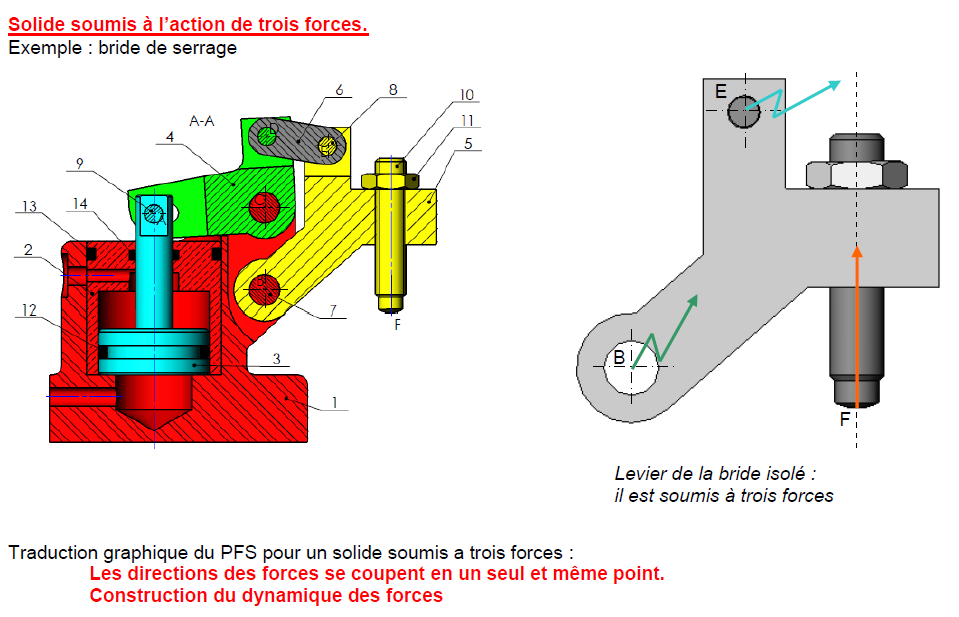
#> input picture src/images/originaux/g-cours-003.png, 959 x 617 px, given in place of n3-deux-forces.png, which was not available
$ python preparer-images-n3.py
#> lines starting #> are read from the running program, lines starting #| are printed output that depends on the picture; pictures that were not available may be replaced by others from this repository, and a replacement may not be noted
#!/usr/bin/env python3
# -*- coding: utf-8 -*-
"""Prépare les figures du niveau 3 (cours de statique analytique, exercices 3.1 à 3.3).

    python3 outils/preparer-images-n3.py     # à relancer seulement si src/images/originaux/n3-* change (Pillow)

Entrées : figures extraites de la séquence « Statique analytique » (src/images/originaux/n3-*.png).
Sorties : figures quantifiées intégrées aux pages (src/images/n3-*.png), vignettes des cartes de
l'accueil en 480 × 270 (src/images/carte-*.jpg) et fonds blancs des graphes de liaisons à tracer.
"""
import pathlib

from PIL import Image, ImageDraw

ROOT = pathlib.Path(__file__).resolve().parent.parent
ORIG = ROOT / "src" / "images" / "originaux"
OUT = ROOT / "src" / "images"


def ouvrir(nom):
#> called with nom = 'n3-deux-forces'
    im = Image.open(ORIG / f"{nom}.png").convert("RGB")
#> im is the input picture: PIL image 959x617 RGB; mean R, G, B 230.7, 221.6, 212.9
    return im


def figure(im, nom, largeur_max=900, couleurs=128):
#> called with nom = 'n3-deux-forces', largeur_max = 380, couleurs = 128
    if im.width > largeur_max:
        im = im.resize((largeur_max, round(im.height * largeur_max / im.width)), Image.LANCZOS)
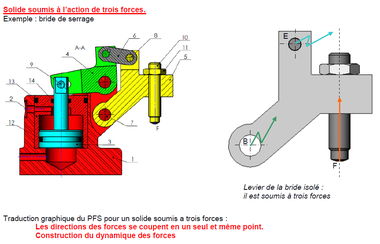
#> im: PIL image 380x244 RGB; mean R, G, B 230.1, 221, 212.5
    q = im.quantize(colors=couleurs, method=Image.MEDIANCUT, dither=Image.NONE)
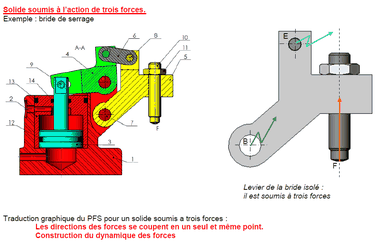
#> q: PIL image 380x244 P; mean R, G, B 230.2, 221.4, 212.4
    q.save(OUT / f"{nom}.png", optimize=True)
#> (the run stopped early here; a loop or call above may not have finished)

$ run again, on src/images/originaux/g-cric-p1.png
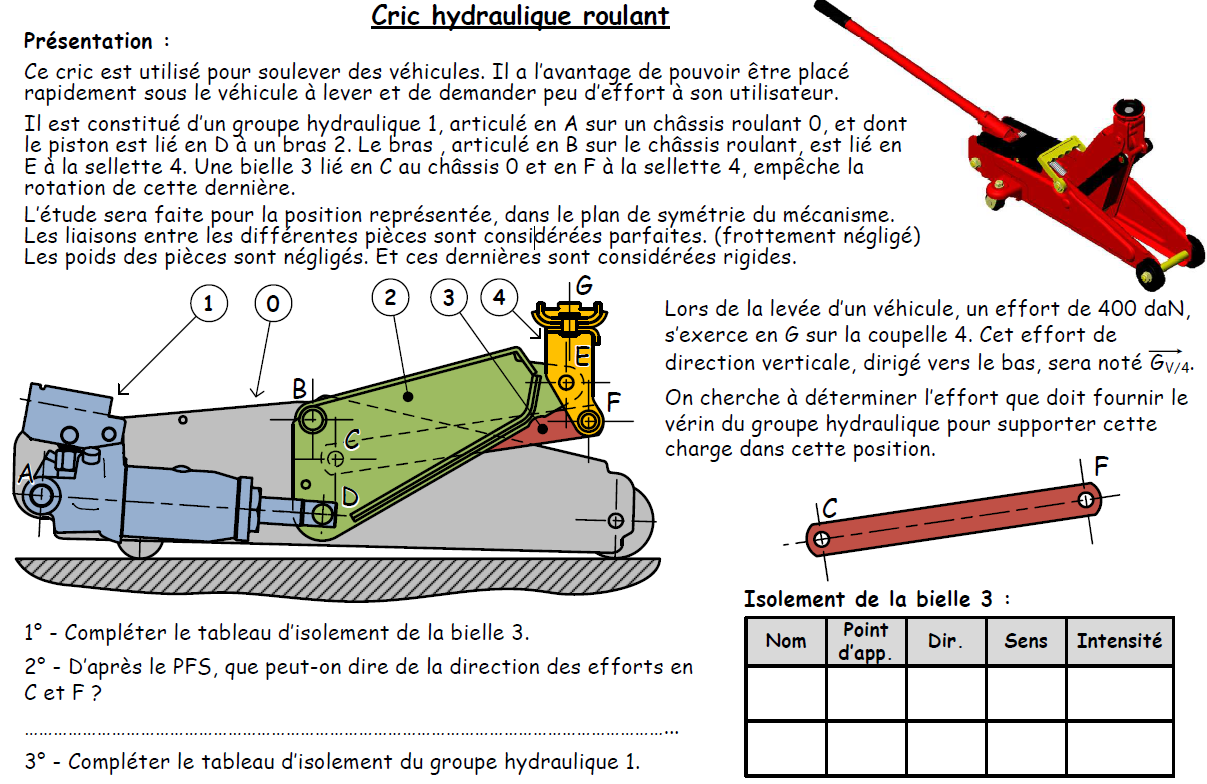
#> input picture src/images/originaux/g-cric-p1.png, 1207 x 784 px, given in place of n3-deux-forces.png, which was not available
#> in ouvrir, im is the input picture: PIL image 1207x784 RGB; mean R, G, B 218.6, 215.5, 213.5
#> in figure, `im = im.resize((largeur_max, round(im.height * largeur_max / im.width)..`:
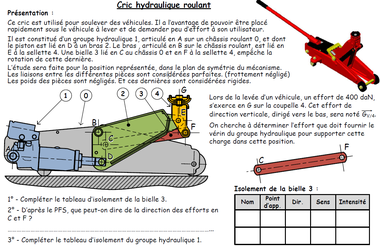
#> im: PIL image 380x247 RGB; mean R, G, B 217.4, 214.4, 212.3

$ run again, on src/images/originaux/g-panneau.png
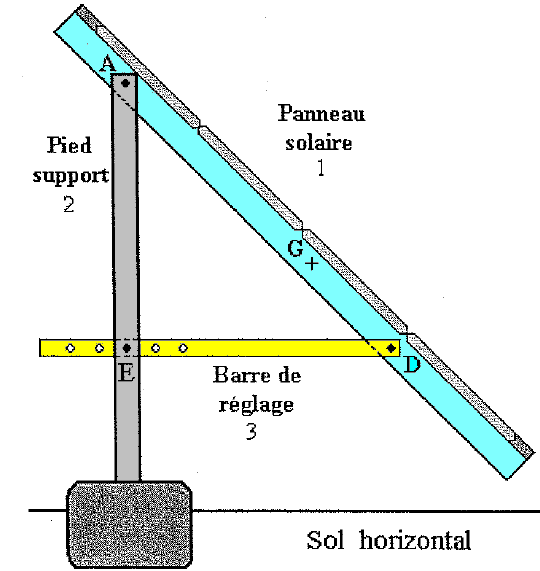
#> input picture src/images/originaux/g-panneau.png, 540 x 571 px, given in place of n3-deux-forces.png, which was not available
#> in ouvrir, im is the input picture: PIL image 540x571 RGB; mean R, G, B 230.5, 236.8, 233
#> in figure, `im = im.resize((largeur_max, round(im.height * largeur_max / im.width)..`:
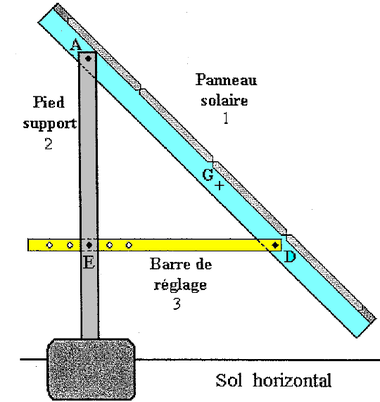
#> im: PIL image 380x402 RGB; mean R, G, B 230.3, 236.5, 232.9

$ run again, on src/images/originaux/g-pince-c1.png
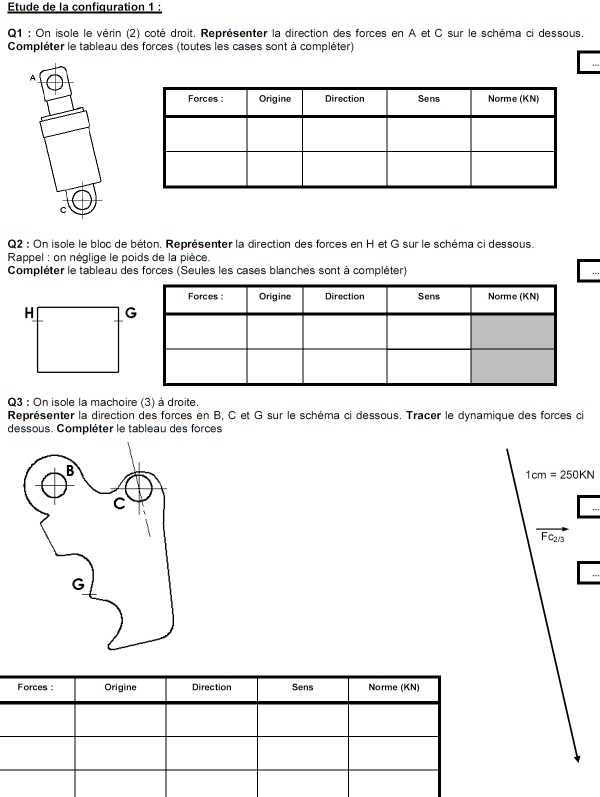
#> input picture src/images/originaux/g-pince-c1.png, 1199 x 1594 px, given in place of n3-deux-forces.png, which was not available (shown at 1/2 size)
#> in ouvrir, im is the input picture: PIL image 1199x1594 RGB; mean R, G, B 239.8, 239.8, 239.8
#> in figure, `im = im.resize((largeur_max, round(im.height * largeur_max / im.width)..`:
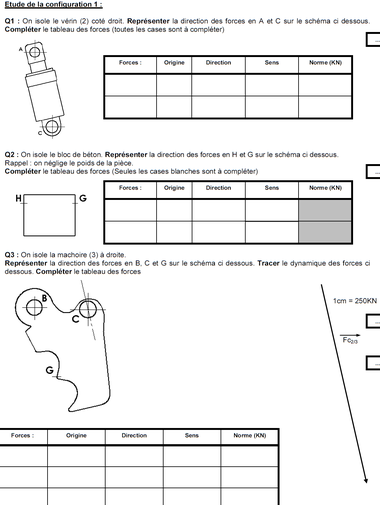
#> im: PIL image 380x505 RGB; mean R, G, B 239, 239, 239.1
